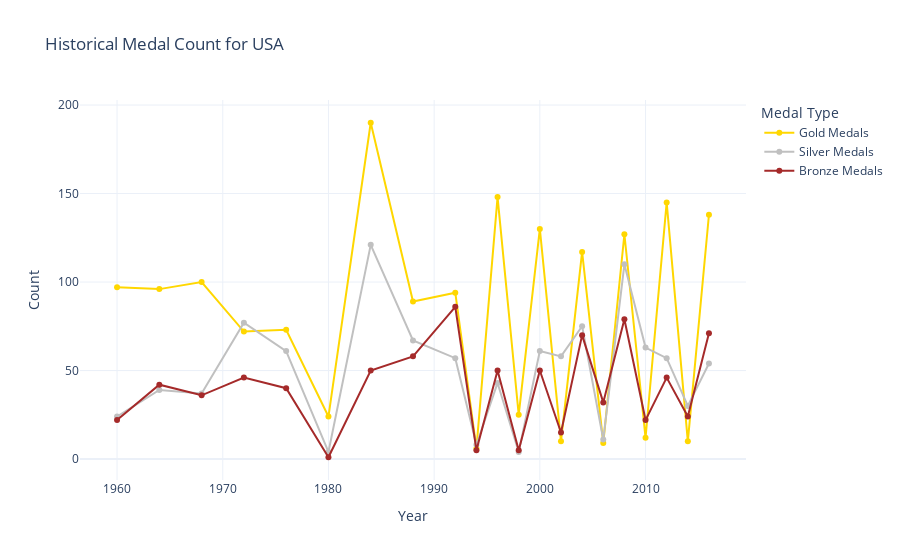

The notebook cell saved with this chart:
### Code cell
# Historical Medal Count
fig2 = go.Figure()

# Add traces for Gold, Silver, and Bronze Medals
fig2.add_trace(go.Scatter(x=usa_data.index, y=usa_data['Gold'], mode='lines+markers', name='Gold Medals', line=dict(color='gold')))
fig2.add_trace(go.Scatter(x=usa_data.index, y=usa_data['Silver'], mode='lines+markers', name='Silver Medals', line=dict(color='silver')))
fig2.add_trace(go.Scatter(x=usa_data.index, y=usa_data['Bronze'], mode='lines+markers', name='Bronze Medals', line=dict(color='brown')))

# Set title and labels
fig2.update_layout(
    title='Historical Medal Count for USA',
    xaxis_title='Year',
    yaxis_title='Count',
    legend_title='Medal Type',
    template='plotly_white'
)

# Show the plot
fig2.show()

### Figure 1 — Plotly figure (JSON) as saved in the notebook; plotly's stock layout.template omitted (floating-point values rounded to 4 significant figures)
{"data": [{"line": {"color": "gold"}, "mode": "lines+markers", "name": "Gold Medals", "type": "scatter", "x": ["1960-01-01T00:00:00", "1964-01-01T00:00:00", "1968-01-01T00:00:00", "1972-01-01T00:00:00", "1976-01-01T00:00:00", "1980-01-01T00:00:00", "1984-01-01T00:00:00", "1988-01-01T00:00:00", "1992-01-01T00:00:00", "1994-01-01T00:00:00", "1996-01-01T00:00:00", "1998-01-01T00:00:00", "2000-01-01T00:00:00", "2002-01-01T00:00:00", "2004-01-01T00:00:00", "2006-01-01T00:00:00", "2008-01-01T00:00:00", "2010-01-01T00:00:00", "2012-01-01T00:00:00", "2014-01-01T00:00:00", "2016-01-01T00:00:00"], "y": [97, 96, 100, 72, 73, 24, 190, 89, 94, 6, 148, 25, 130, 10, 117, 9, 127, 12, 145, 10, 138]}, {"line": {"color": "silver"}, "mode": "lines+markers", "name": "Silver Medals", "type": "scatter", "x": ["1960-01-01T00:00:00", "1964-01-01T00:00:00", "1968-01-01T00:00:00", "1972-01-01T00:00:00", "1976-01-01T00:00:00", "1980-01-01T00:00:00", "1984-01-01T00:00:00", "1988-01-01T00:00:00", "1992-01-01T00:00:00", "1994-01-01T00:00:00", "1996-01-01T00:00:00", "1998-01-01T00:00:00", "2000-01-01T00:00:00", "2002-01-01T00:00:00", "2004-01-01T00:00:00", "2006-01-01T00:00:00", "2008-01-01T00:00:00", "2010-01-01T00:00:00", "2012-01-01T00:00:00", "2014-01-01T00:00:00", "2016-01-01T00:00:00"], "y": [24, 39, 37, 77, 61, 4, 121, 67, 57, 8, 43, 4, 61, 58, 75, 11, 110, 63, 57, 30, 54]}, {"line": {"color": "brown"}, "mode": "lines+markers", "name": "Bronze Medals", "type": "scatter", "x": ["1960-01-01T00:00:00", "1964-01-01T00:00:00", "1968-01-01T00:00:00", "1972-01-01T00:00:00", "1976-01-01T00:00:00", "1980-01-01T00:00:00", "1984-01-01T00:00:00", "1988-01-01T00:00:00", "1992-01-01T00:00:00", "1994-01-01T00:00:00", "1996-01-01T00:00:00", "1998-01-01T00:00:00", "2000-01-01T00:00:00", "2002-01-01T00:00:00", "2004-01-01T00:00:00", "2006-01-01T00:00:00", "2008-01-01T00:00:00", "2010-01-01T00:00:00", "2012-01-01T00:00:00", "2014-01-01T00:00:00", "2016-01-01T00:00:00"], "y": [22, 42, 36, 46, 40, 1, 50, 58, 86, 5, 50, 5, 50, 15, 70, 32, 79, 22, 46, 24, 71]}], "layout": {"legend": {"title": {"text": "Medal Type"}}, "title": {"text": "Historical Medal Count for USA"}, "xaxis": {"title": {"text": "Year"}}, "yaxis": {"title": {"text": "Count"}}}}
